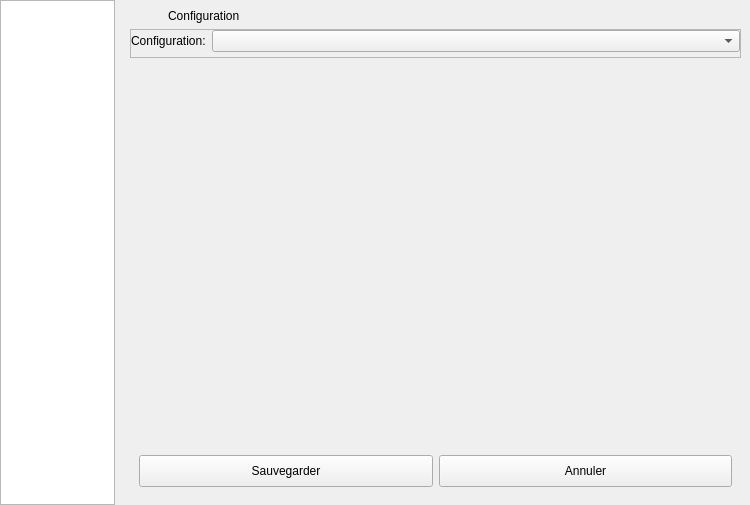
<?xml version="1.0" encoding="UTF-8"?>
<ui version="4.0">
 <class>ServiceConfigWidget</class>
 <widget class="QWidget" name="ServiceConfigWidget">
  <property name="geometry">
   <rect>
    <x>0</x>
    <y>0</y>
    <width>750</width>
    <height>505</height>
   </rect>
  </property>
  <property name="windowTitle">
   <string>Configuration - Service</string>
  </property>
  <property name="styleSheet">
   <string notr="true"/>
  </property>
  <layout class="QHBoxLayout" name="horizontalLayout_5">
   <property name="leftMargin">
    <number>0</number>
   </property>
   <property name="topMargin">
    <number>0</number>
   </property>
   <property name="rightMargin">
    <number>0</number>
   </property>
   <property name="bottomMargin">
    <number>0</number>
   </property>
   <item alignment="Qt::AlignLeft">
    <widget class="QListWidget" name="lstServiceConfig">
     <property name="sizePolicy">
      <sizepolicy hsizetype="Maximum" vsizetype="Expanding">
       <horstretch>0</horstretch>
       <verstretch>0</verstretch>
      </sizepolicy>
     </property>
     <property name="maximumSize">
      <size>
       <width>115</width>
       <height>16777215</height>
      </size>
     </property>
     <property name="editTriggers">
      <set>QAbstractItemView::NoEditTriggers</set>
     </property>
     <property name="iconSize">
      <size>
       <width>24</width>
       <height>24</height>
      </size>
     </property>
     <property name="movement">
      <enum>QListView::Static</enum>
     </property>
     <property name="flow">
      <enum>QListView::TopToBottom</enum>
     </property>
     <property name="resizeMode">
      <enum>QListView::Fixed</enum>
     </property>
     <property name="viewMode">
      <enum>QListView::IconMode</enum>
     </property>
     <property name="uniformItemSizes">
      <bool>true</bool>
     </property>
     <property name="wordWrap">
      <bool>true</bool>
     </property>
     <property name="itemAlignment">
      <set>Qt::AlignCenter</set>
     </property>
    </widget>
   </item>
   <item>
    <widget class="QFrame" name="frameEditor">
     <layout class="QVBoxLayout" name="verticalLayout_3">
      <item>
       <layout class="QHBoxLayout" name="horizontalLayout_3">
        <item>
         <widget class="QLabel" name="icoTitle">
          <property name="sizePolicy">
           <sizepolicy hsizetype="Fixed" vsizetype="Fixed">
            <horstretch>0</horstretch>
            <verstretch>0</verstretch>
           </sizepolicy>
          </property>
          <property name="maximumSize">
           <size>
            <width>32</width>
            <height>32</height>
           </size>
          </property>
          <property name="text">
           <string/>
          </property>
          <property name="pixmap">
           <pixmap resource="../../resources/TeraClient.qrc">:/icons/config.png</pixmap>
          </property>
          <property name="scaledContents">
           <bool>true</bool>
          </property>
         </widget>
        </item>
        <item>
         <widget class="QLabel" name="lblTitle">
          <property name="font">
           <font>
            <weight>50</weight>
            <bold>false</bold>
           </font>
          </property>
          <property name="text">
           <string>Configuration</string>
          </property>
         </widget>
        </item>
       </layout>
      </item>
      <item>
       <widget class="QFrame" name="frameSpecific">
        <property name="frameShape">
         <enum>QFrame::StyledPanel</enum>
        </property>
        <property name="frameShadow">
         <enum>QFrame::Raised</enum>
        </property>
        <layout class="QHBoxLayout" name="horizontalLayout">
         <property name="leftMargin">
          <number>0</number>
         </property>
         <property name="topMargin">
          <number>0</number>
         </property>
         <property name="rightMargin">
          <number>0</number>
         </property>
         <property name="bottomMargin">
          <number>5</number>
         </property>
         <item>
          <widget class="QLabel" name="lblSpecificId">
           <property name="sizePolicy">
            <sizepolicy hsizetype="Maximum" vsizetype="Preferred">
             <horstretch>0</horstretch>
             <verstretch>0</verstretch>
            </sizepolicy>
           </property>
           <property name="text">
            <string>Configuration:</string>
           </property>
          </widget>
         </item>
         <item>
          <widget class="QComboBox" name="cmbSpecific"/>
         </item>
        </layout>
       </widget>
      </item>
      <item>
       <widget class="TeraForm" name="wdgServiceConfig" native="true">
        <property name="sizePolicy">
         <sizepolicy hsizetype="Expanding" vsizetype="Expanding">
          <horstretch>0</horstretch>
          <verstretch>0</verstretch>
         </sizepolicy>
        </property>
       </widget>
      </item>
      <item>
       <widget class="TeraForm" name="wdgServiceConfigConfig" native="true">
        <property name="sizePolicy">
         <sizepolicy hsizetype="Expanding" vsizetype="Expanding">
          <horstretch>0</horstretch>
          <verstretch>0</verstretch>
         </sizepolicy>
        </property>
       </widget>
      </item>
      <item>
       <widget class="QFrame" name="frameButtons">
        <layout class="QHBoxLayout" name="horizontalLayout_2">
         <item>
          <widget class="QPushButton" name="btnSave">
           <property name="minimumSize">
            <size>
             <width>0</width>
             <height>32</height>
            </size>
           </property>
           <property name="cursor">
            <cursorShape>PointingHandCursor</cursorShape>
           </property>
           <property name="text">
            <string>Sauvegarder</string>
           </property>
           <property name="icon">
            <iconset resource="../../resources/TeraClient.qrc">
             <normaloff>:/icons/save.png</normaloff>:/icons/save.png</iconset>
           </property>
           <property name="iconSize">
            <size>
             <width>24</width>
             <height>24</height>
            </size>
           </property>
          </widget>
         </item>
         <item>
          <widget class="QPushButton" name="btnUndo">
           <property name="minimumSize">
            <size>
             <width>0</width>
             <height>32</height>
            </size>
           </property>
           <property name="cursor">
            <cursorShape>PointingHandCursor</cursorShape>
           </property>
           <property name="text">
            <string>Annuler</string>
           </property>
           <property name="icon">
            <iconset resource="../../resources/TeraClient.qrc">
             <normaloff>:/icons/undo.png</normaloff>:/icons/undo.png</iconset>
           </property>
           <property name="iconSize">
            <size>
             <width>24</width>
             <height>24</height>
            </size>
           </property>
          </widget>
         </item>
        </layout>
       </widget>
      </item>
     </layout>
    </widget>
   </item>
  </layout>
 </widget>
 <customwidgets>
  <customwidget>
   <class>TeraForm</class>
   <extends>QWidget</extends>
   <header>TeraForm.h</header>
   <container>1</container>
  </customwidget>
 </customwidgets>
 <resources>
  <include location="../../resources/TeraClient.qrc"/>
 </resources>
 <connections/>
</ui>
